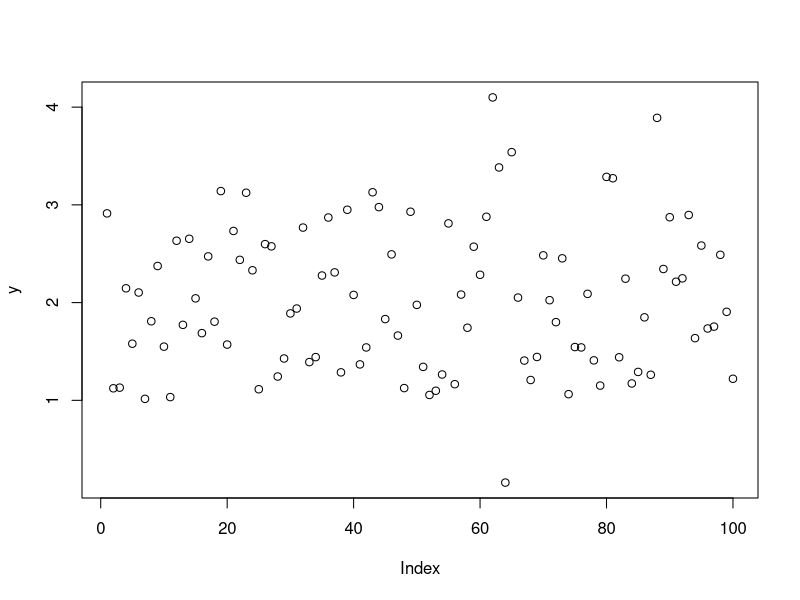

Write R code to recreate this figure. (Note: this script raises an error after producing the figure.)
# getwd()
# setwd("W203 Week 14")
library(MASS)
N = 100
#creating independent variables
#first, the covariance matrix for our multi-variate normal
# this determines the correlation of our independent variables.
sig = matrix(c(2,.5,.25,.5,1,0,.25,0,1) , nrow=3)
# now the variables:
M = mvrnorm(n = N, mu = rep(1,3), Sigma = sig )
y.cont = 1 + 2* M[,1] - 5 * M[,2] + M[,3] + rnorm(N)
y.bin = as.numeric ( y.cont > 0 )
# include the intercept in your independent variables
X = cbind (1, M )
y = y.cont
# or y = y.bin , depending on the exercise

# Part 1. OLS using a recursive function
reg <- function(y, x) {
  if (as.integer(length(x)) == 1) {
    return(sum(x*y) / sum(x^2))
  } else {
      x = ifelse(length(x) > 1, x[, -length(x)], x[, length(x)])
      return(reg(y, x))
  }
}

pwr = function(x,i){
  # if i==0, return 1
  # if i>0, return x^(i-1) * x
  # if i<0, return x^(i+1) / x
  if (as.integer(i) == 0 ) return( 1)
  else return(
    ifelse( i>0, pwr(x,i-1)* x , pwr(x,i+1) /x ))
}


pwr(10, -3)

# Part 2. OLS using numeric optimization
# Generate heteroskedastic data

x1 <- runif(100)
x2 <- x1*rnorm(100)
y <- 1 + 2*x1 + rnorm(100)*x1*x2

d <- data.frame(y, x1, x2)

plot(y)
scatterplot(x1, y)

# linear model without bootstrap
mod <- lm(y ~ x1 + x2, data = d)
summary(mod)
confint(mod)

# use bootstrap to estimate the model
library(boot)

bootReg <- function (formula, data, i)
{
  d <- data [i,]
  fit <- lm(formula, data = d)
  return(coef(fit))
}

boot.r <- boot(statistic = bootReg, formula = y ~ x1 + x2, data = d, R = 2000)
boot.r
summary(boot.r)
boot.ci(boot.r, type = "bca", index = 1)
boot.ci(boot.r, type = "bca", index = 2)
boot.ci(boot.r, type = "bca", index = 3)

library(sandwich)
library(lmtest)
?sandwich
?coeftest

coeftest(mod)
coeftest(mod, vcov = sandwich)
coeftest(mod, vcov = vcovHC)

# Part 3. Logit

logit <- function(y, X) {
  
  
  
}
